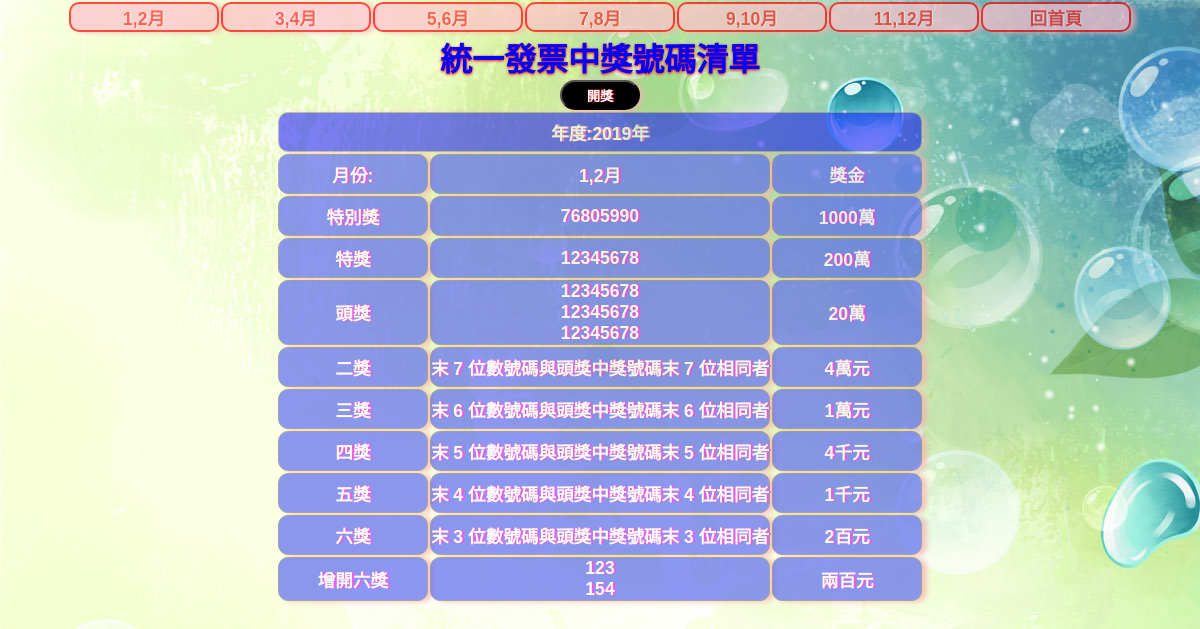
The page /see1.php on the database its author committed.
### tables this page shows
CREATE TABLE `award` (
  `id` int(10) UNSIGNED NOT NULL,
  `year` varchar(10) NOT NULL,
  `period` varchar(10) NOT NULL,
  `award1` int(10) NOT NULL,
  `award2` int(10) NOT NULL,
  `award3` int(10) NOT NULL,
  `award4` int(10) NOT NULL,
  `award5` int(10) NOT NULL,
  `award6` int(10) NOT NULL,
  `award7` int(10) NOT NULL
);

### see1.php (the view, shortened to what this page needs)
<?php
include_once "base.php";
$sql="SELECT * FROM `award` WHERE period='1'";
$data=$pdo->query($sql)->fetch(PDO::FETCH_NUM);
if ($data[2]==1) {
    $mon="1,2";
}
?>
<!DOCTYPE html>
<html lang="en">
<head>
    <link rel="stylesheet" type="text/css" href="style_see.css">
</head>
<body>
<table>
<tr>
    <td class="mon"><a href="see1.php">1,2月</a></td>
    <td class="mon"><a href="see2.php">3,4月</a></td>
    <td class="mon"><a href="see3.php">5,6月</a></td>
    <td class="mon"><a href="see4.php">7,8月</a></td>
    <td class="mon"><a href="see5.php">9,10月</a></td>
    <td class="mon"><a href="see6.php">11,12月</a></td>
    <td class="mon"><a href="index.php">回首頁</a></td>
</tr>
</table>
<h1>統一發票中獎號碼清單</h1>
<form action="award1.php" method="post">
<input type="submit" value="開獎" class="sub">
<table>
    <tr>
        <td colspan="3" style="background:blue; opacity:0.5;">年度:<?=$data[1]?>年</td>
    </tr>
    <tr>
        <td>月份:</td>
        <td><?=$mon?>月</td>
        <td>獎金</td>
    </tr>
    <tr>
        <td>特別獎</td>
        <td><?=$data[3]?></td>
        <td>1000萬</td>
    </tr>
    <tr>
        <td>特獎</td>
        <td><?=$data[4]?></td>
        <td>200萬</td>
    </tr>
    <tr>
        <td>頭獎</td>
        <td><?=$data[5]."<br>".$data[6]."<br>".$data[7]?></td>
        <td>20萬</td>
    </tr>
    <tr>
        <td>二獎</td>
        <td>末 7 位數號碼與頭獎中獎號碼末 7 位相同者</td>
        <td>4萬元</td>
    </tr>
    <tr>
        <td>三獎</td>
        <td>末 6 位數號碼與頭獎中獎號碼末 6 位相同者</td>
        <td>1萬元</td>
    </tr>
    <tr>
        <td>四獎</td>
        <td>末 5 位數號碼與頭獎中獎號碼末 5 位相同者</td>
        <td>4千元</td>
    </tr>
    <tr>
        <td>五獎</td>
        <td>末 4 位數號碼與頭獎中獎號碼末 4 位相同者</td>
        <td>1千元</td>
    </tr>
    <tr>
        <td>六獎</td>
        <td>末 3 位數號碼與頭獎中獎號碼末 3 位相同者</td>
        <td>2百元</td>
    </tr>
    <tr>
        <td>增開六獎</td>
        <td><?=$data[8]."<br>".$data[9]?></td>
        <td>兩百元</td>
    </tr>
</table>
</body>
</html>

### style_see.css (style rules this page uses)
* { box-sizing:border-box; margin:0; padding:0; font-family:'微軟正黑體', sans-serif; list-style-type:none; }
h1 { color:blue; text-shadow: 0px 1px 3px red; text-align:center; }
table { text-align:center; margin:auto; }
td { border:1px solid rgb(128, 128, 128); background:rgb(93, 108, 241); opacity:0.7; color:rgb(255, 255, 255); font-weight:bold; width:150x; min-width:150px; height:40px; min-height:40px; border-radius:10px; font-size:1.1em; text-shadow: 2px 0px 0px rgb(247, 18, 228); box-shadow: 5px 1px 5px rgb(248, 177, 177); }
a { text-decoration:none; color: rgb(255, 32, 32); text-shadow:1px 0px 1px white; }
.mon { width:40px; height:30px; border:2px solid red; background: pink; }
.sub { position: relative; width:80px; height:30px; left:50%; margin-left:-40px; border-radius: 25px; background: black; color:white; box-shadow: 2px 1px 5px rgb(248, 177, 177); text-shadow:1px 0px 1px red; font-weight: bold; cursor: pointer; }
body { background-image:url(./images/3.jpg); background-repeat: cover; }

### rows shown on the page
award: year "2019", period "1,2", award1 "76805990", award2 "12345678", award3 "12345678", award4 "12345678", award5 "12345678", award6 "123", award7 "154"
